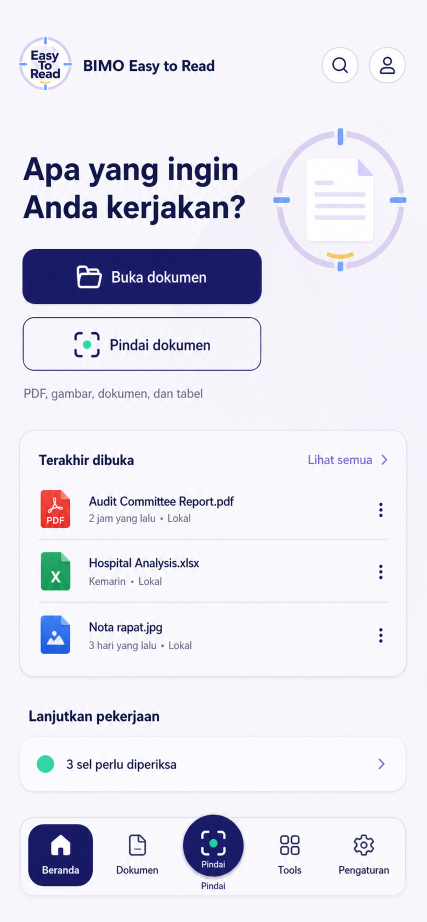
#> input picture docs/ui-v2/baselines/home.png, 853 x 1844 px (shown at 1/2 size)
$ python -i ui-screenshot-qa.py   (imports and definitions only)
#> lines starting #> are read from the running program, lines starting #| are printed output that depends on the picture
#> further down, picture is the input picture: PIL image 853x1844 RGB; mean R, G, B 229.1, 228.3, 238.6
#!/usr/bin/env python3
"""Cloud-only screenshot comparison gate for the locked Android UI V2 mockups."""

from __future__ import annotations

import argparse
import json
from pathlib import Path

from PIL import Image, ImageChops, ImageFilter, ImageStat

CASES = {
    "home": ("home.png", "home-light.png"),
    "scan": ("scan.png", "scan-light.png"),
    "workspace": ("workspace.png", "workspace-light.png"),
}
TARGET_SIZE = (390, 844)
MIN_VISUAL_SIMILARITY = 0.48
MIN_EDGE_SIMILARITY = 0.42
MAX_BLANK_RATIO = 0.82


def normalize_reference(image: Image.Image) -> Image.Image:
    return image.convert("RGB").resize(TARGET_SIZE, Image.Resampling.LANCZOS)


def normalize_actual(image: Image.Image) -> Image.Image:
    rgb = image.convert("RGB")
    width, height = rgb.size
#> width = 853; height = 1844
    top = int(height * 0.025)
#> top = 46
    bottom = int(height * 0.955)
#> bottom = 1761
    if bottom <= top:
        raise ValueError("Screenshot crop is invalid")
    return rgb.crop((0, top, width, bottom)).resize(
        TARGET_SIZE, Image.Resampling.LANCZOS
    )
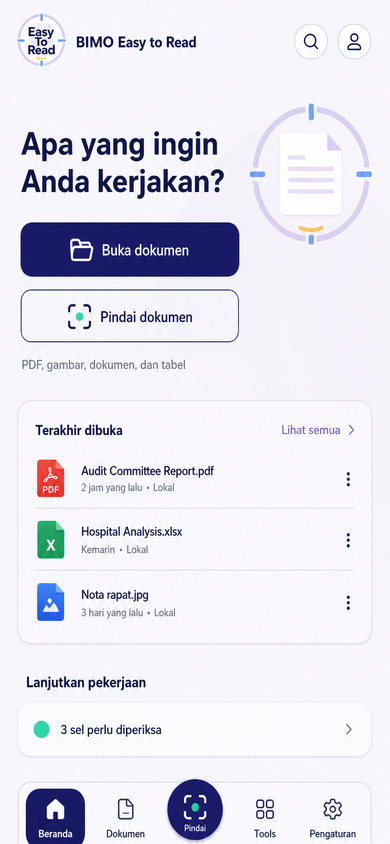
#> returned value: PIL image 390x844 RGB; mean R, G, B 227.9, 227.1, 237.7


# [113 lines left out: functions similarity, edge_similarity, blank_ratio, run_case, main, not called in this run]


# [2 lines not run here, left out]

>>> from PIL import Image
>>> picture = Image.open('../docs/ui-v2/baselines/home.png')
>>> result = normalize_actual(picture)
